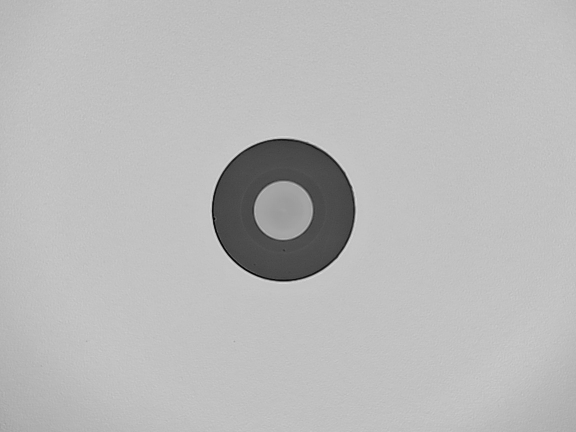
#> input picture samples2/img38.jpg, 1152 x 864 px, found by its file name (shown at 1/2 size)
$ python masked_histogram.py
#> lines starting #> are read from the running program, lines starting #| are printed output that depends on the picture; after the words box and inside, x2 and y2 are one past the last pixel; in counts of white or black regions, pixels touching at a corner belong together
import cv2
import numpy as np

# Calculate histogram with mask
image_path = r"C:\Users\Saem1001\Documents\GitHub\OpenCV-Practice\samples2\img38.jpg"
img = cv2.imread(image_path, cv2.IMREAD_GRAYSCALE)
#> img is the input picture: shape (864, 1152); min 0, max 231, mean 185.2

if img is not None:
    # Create a circular mask (example)
    h, w = img.shape
#> h = 864; w = 1152
    center = (w // 2, h // 2)
#> center = (576, 432)
    radius = min(h, w) // 3
#> radius = 288

    mask = np.zeros((h, w), dtype=np.uint8)
    cv2.circle(mask, center, radius, 255, -1)
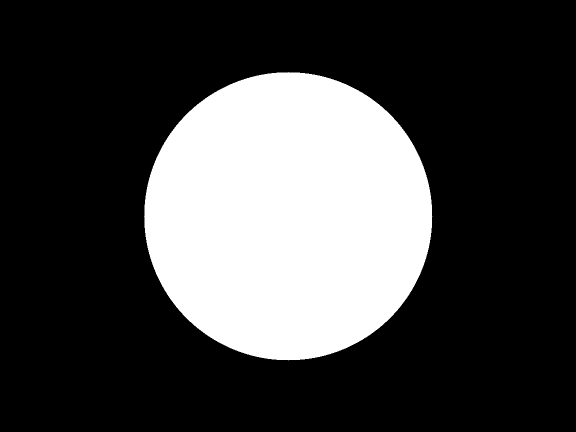
#> mask: shape (864, 1152) (shown at 1/2 size); 26.2% white; 1 white region, box (x1, y1, x2, y2) and area: (288, 144, 865, 721) 260517

    # Calculate histogram with mask
    hist = cv2.calcHist([img], [0], mask, [256], [0, 256])
#> hist = 256 values, max 42594 at index 194, min 0 at index 230, mean 1017.6

    # Create histogram visualization
    hist_w = 512
    hist_h = 400
    bin_w = int(round(hist_w / 256))

    histImage = np.zeros((hist_h, hist_w, 3), dtype=np.uint8)

    # Normalize histogram
    cv2.normalize(hist, hist, alpha=0, beta=hist_h, norm_type=cv2.NORM_MINMAX)

    # Draw histogram
    for i in range(1, 256):
        cv2.line(histImage,
                (bin_w * (i-1), hist_h - int(hist[i-1])),
                (bin_w * i, hist_h - int(hist[i])),
                (255, 255, 255), 2)
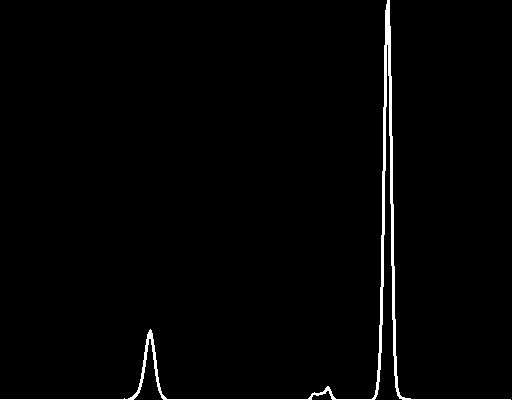
#> histImage: shape (400, 512, 3); 1.6% white; 1 white region, box (x1, y1, x2, y2) and area: (0, 0, 511, 400) 3331

    # Show mask, masked image, and histogram
    masked_img = cv2.bitwise_and(img, img, mask=mask)
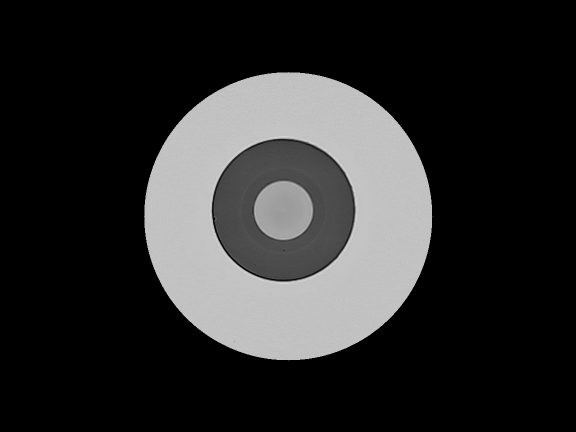
#> masked_img: shape (864, 1152) (shown at 1/2 size); min 0, max 231, mean 43.8
    cv2.imshow('Mask', mask)
    cv2.imshow('Masked Image', masked_img)
    cv2.imshow('Masked Histogram', histImage)
    cv2.waitKey(0)
    cv2.destroyAllWindows()
else:
    print(f"Failed to load image from {image_path}")

$ run again, with samples2/img35.jpg copied over samples2/img38.jpg
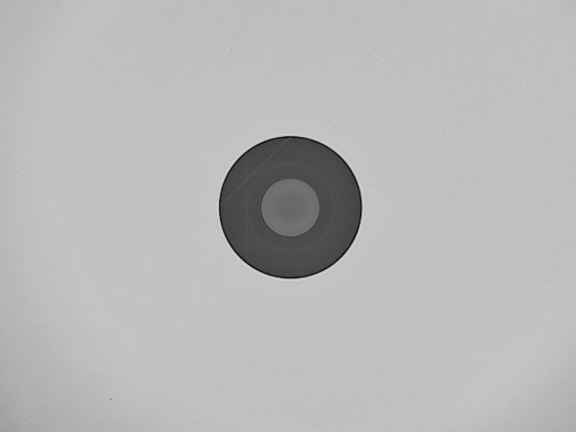
#> input picture samples2/img35.jpg, 1152 x 864 px, found by its file name (shown at 1/2 size)
#> img is the input picture: shape (864, 1152); min 7, max 238, mean 183.8
#> mask: shape (864, 1152); 26.2% white; 1 white region, box (x1, y1, x2, y2) and area: (288, 144, 865, 721) 260517
#> hist = 256 values, max 47961 at index 193, min 0 at index 0, mean 1017.6
#> after the loop `for i in range(1, 256):`:
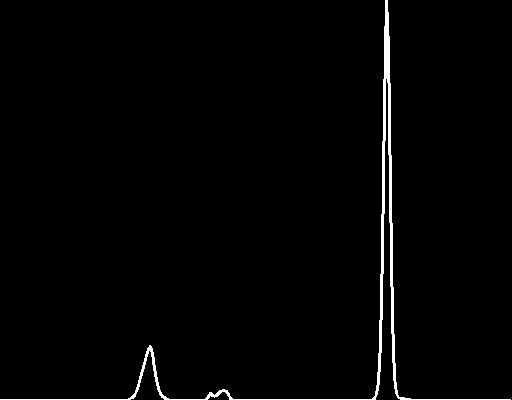
#> histImage: shape (400, 512, 3); 1.6% white; 1 white region, box (x1, y1, x2, y2) and area: (0, 0, 511, 400) 3197
#> `masked_img = cv2.bitwise_and(img, img, mask=mask)`:
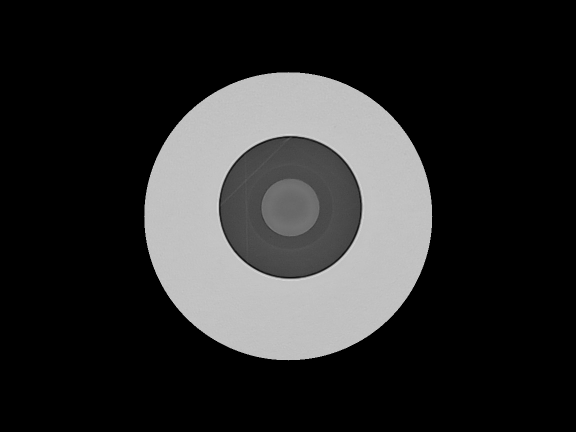
#> masked_img: shape (864, 1152) (shown at 1/2 size); min 0, max 238, mean 43.1

$ run again, with samples2/img63.jpg copied over samples2/img38.jpg
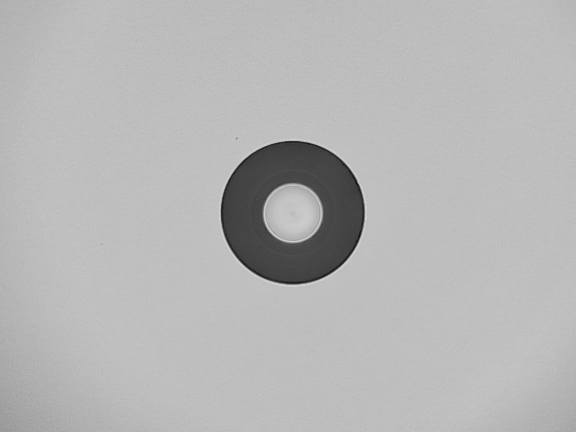
#> input picture samples2/img63.jpg, 1152 x 864 px, found by its file name (shown at 1/2 size)
#> img is the input picture: shape (864, 1152); min 3, max 231, mean 182
#> mask: shape (864, 1152); 26.2% white; 1 white region, box (x1, y1, x2, y2) and area: (288, 144, 865, 721) 260517
#> hist = 256 values, max 47345 at index 190, min 0 at index 0, mean 1017.6
#> after the loop `for i in range(1, 256):`:
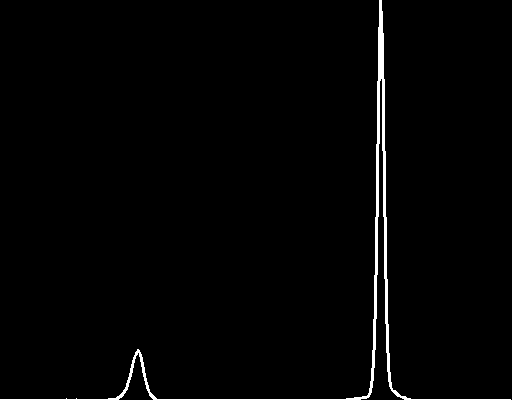
#> histImage: shape (400, 512, 3); 1.5% white; 1 white region, box (x1, y1, x2, y2) and area: (0, 0, 511, 400) 3135
#> `masked_img = cv2.bitwise_and(img, img, mask=mask)`:
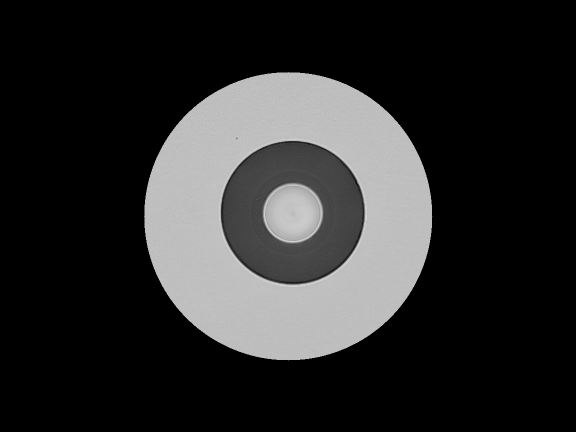
#> masked_img: shape (864, 1152) (shown at 1/2 size); min 0, max 231, mean 43.1

$ run again, with samples2/ima12.jpg copied over samples2/img38.jpg
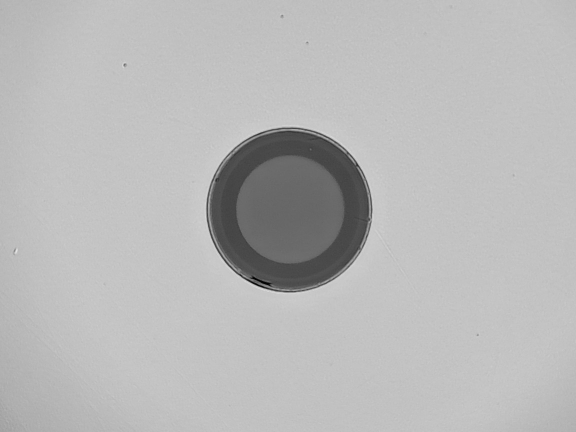
#> input picture samples2/ima12.jpg, 1152 x 864 px, found by its file name (shown at 1/2 size)
#> img is the input picture: shape (864, 1152); min 0, max 233, mean 184.3
#> mask: shape (864, 1152); 26.2% white; 1 white region, box (x1, y1, x2, y2) and area: (288, 144, 865, 721) 260517
#> hist = 256 values, max 32533 at index 195, min 0 at index 232, mean 1017.6
#> after the loop `for i in range(1, 256):`:
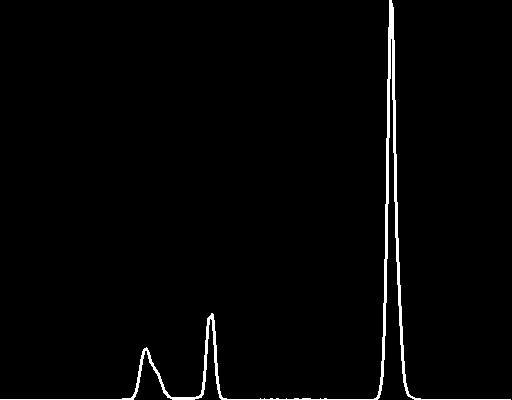
#> histImage: shape (400, 512, 3); 1.8% white; 1 white region, box (x1, y1, x2, y2) and area: (0, 0, 511, 400) 3695
#> `masked_img = cv2.bitwise_and(img, img, mask=mask)`:
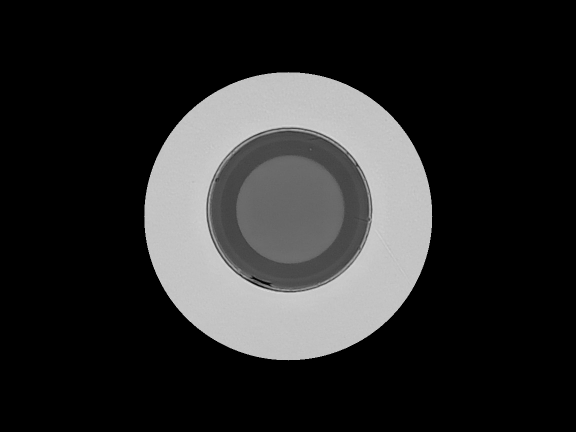
#> masked_img: shape (864, 1152) (shown at 1/2 size); min 0, max 233, mean 42.2
